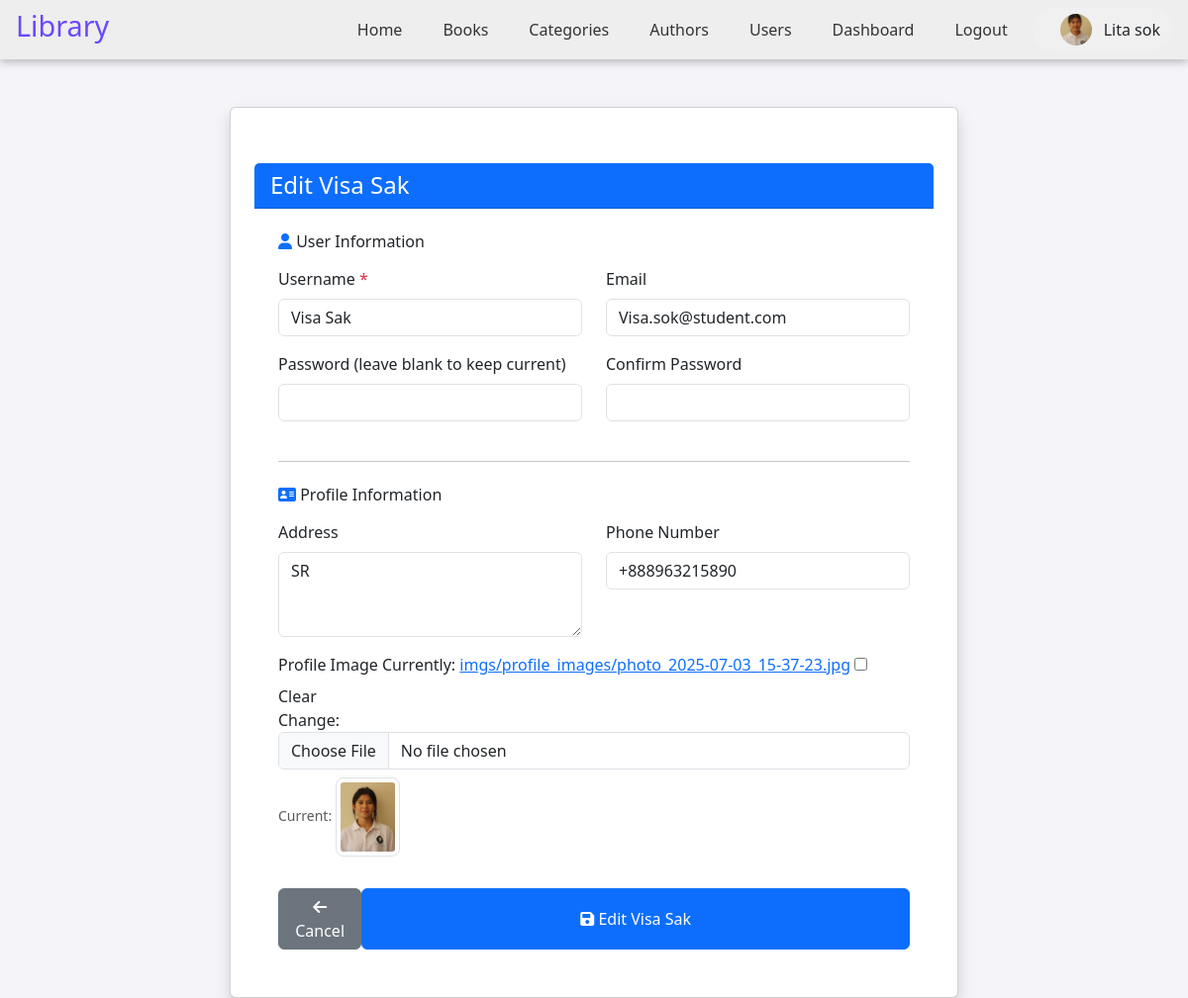
Before: /users/edit/7/ (signed in) with the older database file.
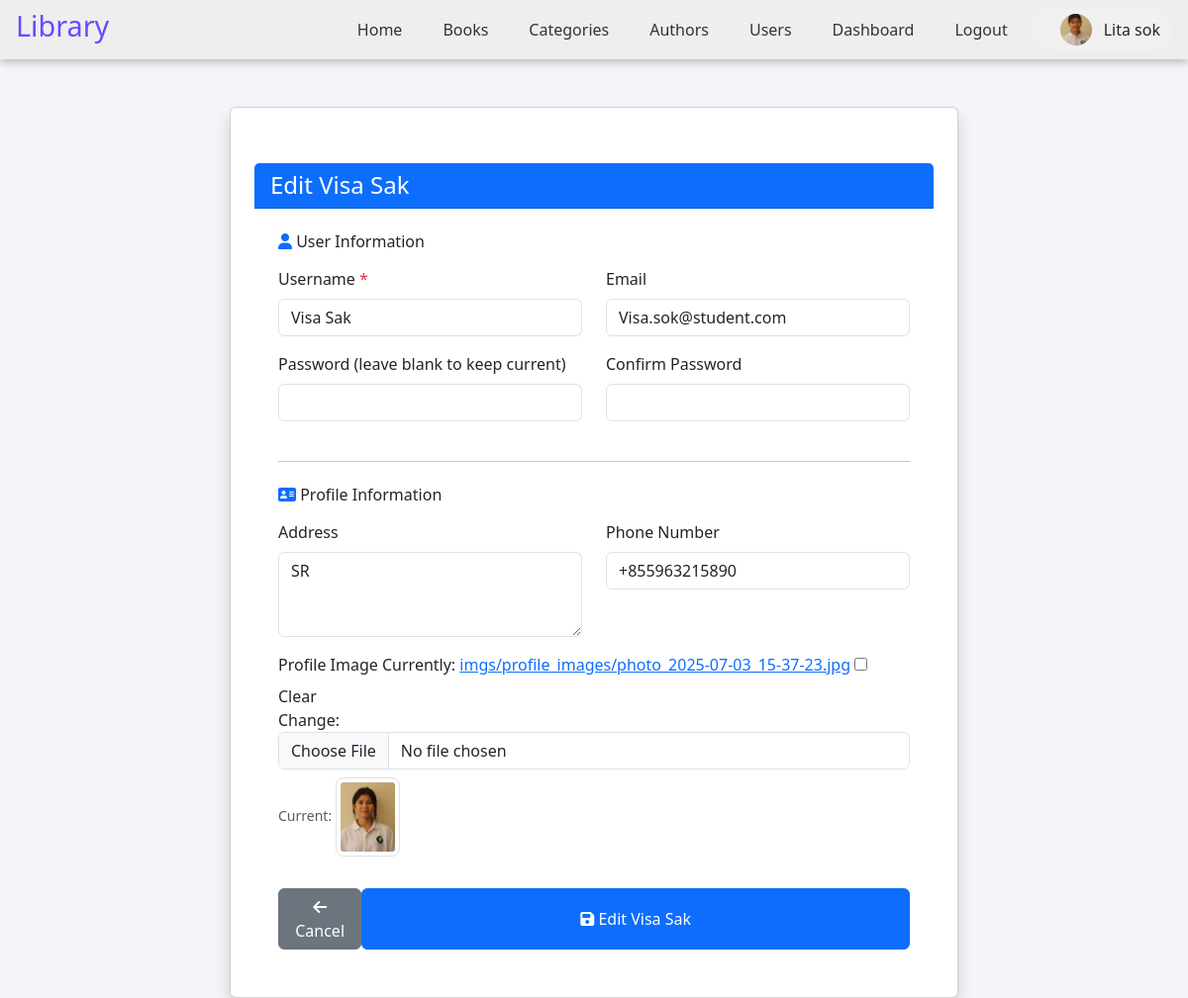
After: the same page with the newer database file.
### myapp/models.py (models this page shows, shortened)
class UserProfile(models.Model):
    user = models.OneToOneField(User, on_delete=models.CASCADE, related_name='userprofile')
    address = models.TextField(blank=True, null=True)
    phone_number = models.CharField(max_length=15, blank=True, null=True)
    profile_image = models.ImageField(upload_to='imgs/profile_images/', blank=True, null=True)
    created_at = models.DateTimeField(auto_now_add=True)

### myapp/views.py (the view)
# urls.py: path('users/edit/<int:pk>/', views.edit_user, name='edit_user'),
@login_required
def edit_user(request, pk):
    user = get_object_or_404(User, pk=pk)
    profile = get_user_profile_or_create(user)
    if request.method == 'POST':
        user_form = UserForm(request.POST, instance=user)
        profile_form = UserProfileForm(request.POST, request.FILES, instance=profile)
        if user_form.is_valid() and profile_form.is_valid():
            try:
                with transaction.atomic():
                    user.username = user_form.cleaned_data['username']
                    user.email = user_form.cleaned_data.get('email', '')
                    password = user_form.cleaned_data.get('password', '')
                    if password:
                        user.set_password(password)
                    user.save()
                    profile_form.save()
                    messages.success(request, f'User "{user.username}" updated successfully!')
                    return redirect('user_list')
            except IntegrityError:
                messages.error(request, 'A user with that username or email already exists.')
            except Exception as e:
                messages.error(request, f'Error updating user: {str(e)}')
        else:
            for field, errs in user_form.errors.items():
                for e in errs:
                    messages.error(request, f'User {field}: {e}')
            for field, errs in profile_form.errors.items():
                for e in errs:
                    messages.error(request, f'Profile {field}: {e}')
    else:
        user_form = UserForm(instance=user)
        profile_form = UserProfileForm(instance=profile)
    return render(request, 'user_form.html', {
        'user_form': user_form,
        'profile_form': profile_form,
        'title': f'Edit {user.username}'
    })

### myapp/forms.py (shortened to what this page needs)
class UserForm(forms.Form):
    username = forms.CharField(max_length=150,
                              widget=forms.TextInput(attrs={'class': 'form-control'}))
    email = forms.EmailField(required=False,
                            widget=forms.EmailInput(attrs={'class': 'form-control'}))
    password = forms.CharField(
        widget=forms.PasswordInput(attrs={'class': 'form-control'}),
        required=False,
        label="Password (leave blank to keep current)"
    )
    password_confirm = forms.CharField(
        widget=forms.PasswordInput(attrs={'class': 'form-control'}),
        required=False,
        label="Confirm Password"
    )
    def __init__(self, *args, **kwargs):
        self.instance = kwargs.pop('instance', None)
        super().__init__(*args, **kwargs)
        if self.instance:
            self.fields['username'].initial = self.instance.username
            self.fields['email'].initial = self.instance.email

### myapp/views.py (called while the page is built)
def get_user_profile_or_create(user):
    profile, created = UserProfile.objects.get_or_create(user=user)
    return profile

### myapp/templates/user_form.html (shortened to what the changed rows need)
{% load static %}
<!DOCTYPE html>
<html lang="en">
<head>
    <link rel="stylesheet" href="{% static 'css/style.css' %}">
    <link href="https://cdn.jsdelivr.net/npm/bootstrap@5.3.0/dist/css/bootstrap.min.css" rel="stylesheet">
    <link href="https://cdnjs.cloudflare.com/ajax/libs/font-awesome/6.0.0/css/all.min.css" rel="stylesheet">
</head>
<body style="background-color: #f4f4f9;">
    {% include 'nav.html' %}
    <div class="container mt-5">
        <div class="row justify-content-center">
            <div class="col-md-8">
                <div class="card shadow">
                    <div class="card-body p-4">
                        <form method="post" enctype="multipart/form-data">
                            <div class="row">
                                <div class="col-md-6 mb-3">
                                    <label class="form-label">Address</label>
                                    {{ profile_form.address }}
                                </div>
                                <div class="col-md-6 mb-3">
                                    <label class="form-label">Phone Number</label>
                                    {{ profile_form.phone_number }}
                                </div>
                            </div>
                            <div class="mb-4">
                                <label class="form-label">Profile Image</label>
                                {{ profile_form.profile_image }}
                                {% if profile_form.instance.profile_image %}
                                    <div class="mt-2">
                                        <small class="text-muted">Current: </small>
                                        <img src="{{ profile_form.instance.profile_image.url }}"
                                             style="max-width: 80px; max-height: 80px; border-radius: 8px;"
                                             class="img-thumbnail">
                                    </div>
                                {% endif %}
                            </div>
                        </form>
                    </div>
                </div>
            </div>
        </div>
    </div>
</body>
</html>

Changed rows visible on the page:
changed UserProfile "SR": phone_number "+888963215890" → "+855963215890"
